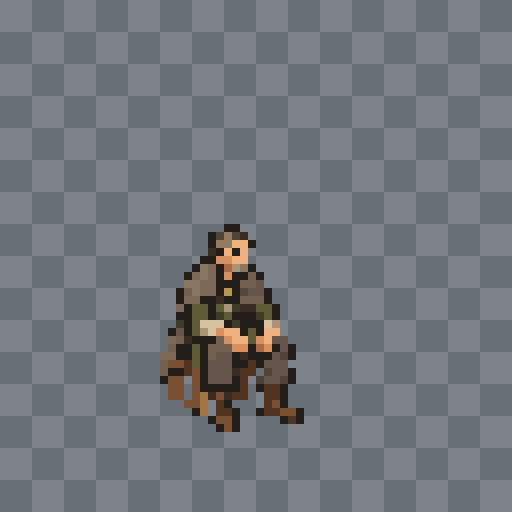
#> input picture src/EmbersAndOaths/Assets/PixelPilots/20261013/yani_rise/frame_00_nearest_8x.png, 512 x 512 px
$ python -i build_pilot.py   (imports and definitions only)
#> lines starting #> are read from the running program, lines starting #| are printed output that depends on the picture
#> further down, picture is the input picture: PIL image 512x512 RGB; mean R, G, B 113, 117.3, 122.1
#!/usr/bin/env python3
"""Source-guided, designer-masked three-keyframe study. No source/runtime writes."""
from pathlib import Path
import argparse, json, hashlib, platform
import numpy as np
from PIL import Image, ImageDraw, __version__ as pillow_version
from scipy import ndimage
import scipy
HERE=Path(__file__).resolve().parent
# [1 line that did not run here, left out]
# [1 line that did not run here, left out]
SCALE=34/828
# Origins represent the SAME front stool post, not character bounding-box centers.
STARTS=[0,500,1013]
PALETTE=[('outline','#241e1a'),('deep_shadow','#3a2c23'),('hair_shadow','#514238'),('hair_mid','#74604e'),('hair_light','#947b60'),('skin_shadow','#ac6943'),('skin_mid','#d99060'),('skin_light','#efb17d'),('stubble','#8a7761'),('cloak_shadow','#54473f'),('cloak_mid','#776456'),('cloak_light','#93806a'),('tunic_shadow','#3e3c27'),('tunic_mid','#5e5b37'),('tunic_light','#7c754a'),('cuff_shadow','#aa9478'),('cuff_light','#d6c2a0'),('trouser_shadow','#4b403b'),('trouser_mid','#65554a'),('trouser_light','#7e6958'),('leather_shadow','#50341f'),('leather_mid','#795132'),('wood_light','#a57445'),('clasp','#b89552')]
P=np.array([tuple(bytes.fromhex(h[1:])) for _,h in PALETTE],dtype=np.uint8)
# Polygon boundaries deliberately separate the character from a changing generated stool.
# Source-pixel tracing is a design decision, not an automated segmentation certificate.
POLYGONS=[
[(165,352),(164,303),(198,279),(239,272),(295,293),(310,333),(303,373),(284,391),(337,413),(376,504),(396,569),(378,603),(421,602),(435,656),(429,754),(414,770),(416,813),(458,835),(466,864),(389,873),(329,852),(330,818),(327,764),(332,719),(318,687),(265,694),(261,752),(252,770),(250,813),(264,872),(260,899),(202,903),(181,887),(184,855),(190,818),(179,776),(150,765),(137,740),(141,692),(121,690),(108,674),(85,715),(78,752),(53,768),(31,747),(20,714),(35,661),(64,591),(62,529),(85,452),(128,393)],
[(252,225),(260,202),(291,181),(337,183),(390,199),(398,248),(381,277),(391,294),(411,330),(425,421),(420,463),(418,485),(410,515),(413,548),(427,582),(424,630),(420,662),(430,709),(420,757),(410,775),(413,810),(447,832),(459,860),(451,874),(389,871),(326,855),(324,828),(331,794),(327,765),(315,749),(322,683),(286,670),(278,649),(266,632),(259,681),(256,739),(243,767),(249,808),(265,860),(260,899),(199,902),(181,886),(185,850),(196,821),(187,779),(167,765),(158,729),(160,688),(152,673),(108,682),(98,667),(73,651),(72,613),(86,555),(119,472),(126,427),(132,364),(156,321),(214,278),(266,263)],
[(240,126),(249,98),(282,76),(326,71),(365,80),(386,112),(383,156),(376,180),(382,209),(410,234),(425,301),(438,359),(439,417),(450,450),(442,477),(451,503),(448,553),(440,583),(411,587),(411,643),(414,704),(409,754),(397,774),(400,811),(429,830),(448,850),(450,871),(397,878),(337,857),(318,841),(322,811),(327,768),(309,754),(311,695),(312,654),(295,655),(286,694),(281,749),(267,772),(271,811),(278,852),(275,886),(265,901),(207,902),(196,884),(199,850),(206,816),(201,783),(184,762),(183,733),(195,680),(184,666),(147,653),(107,609),(109,567),(124,486),(138,414),(139,379),(140,337),(158,277),(171,227),(219,194),(247,191)]]

def sha(p):return hashlib.sha256(Path(p).read_bytes()).hexdigest()
def dump(p,x):p.write_text(json.dumps(x,ensure_ascii=False,indent=2)+'\n')
def rgba(idx):return tuple(map(int,P[idx]))+(255,)
def preview(im,scale=8):
#> called with scale = 8
 a=np.zeros((im.height,im.width,3),np.uint8)
 for y in range(im.height):
  for x in range(im.width):a[y,x]=(104,111,118) if (x//4+y//4)%2 else (125,130,136)
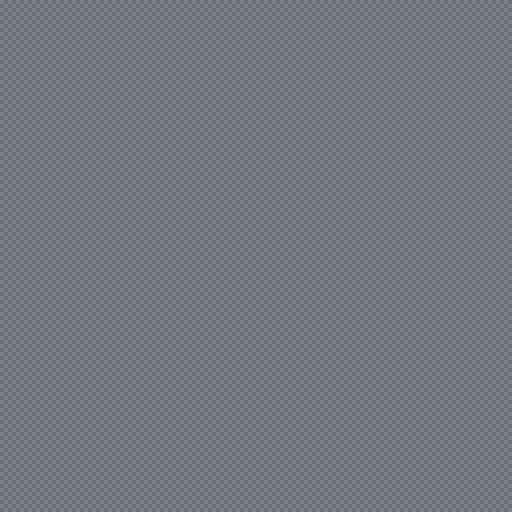
#> a: shape (512, 512, 3); mean of channels 0, 1, 2 114.5, 120.5, 127; drawn as R, G, B
 b=Image.fromarray(a).convert('RGBA');b.alpha_composite(im);return b.convert('RGB').resize((im.width*scale,im.height*scale),Image.Resampling.NEAREST)
# [92 lines left out: function main, not called in this run]
# [2 lines not run here, left out]

>>> from PIL import Image
>>> picture = Image.open('frame_00_nearest_8x.png')
#> (the run stopped early here; a loop or call above may not have finished)
